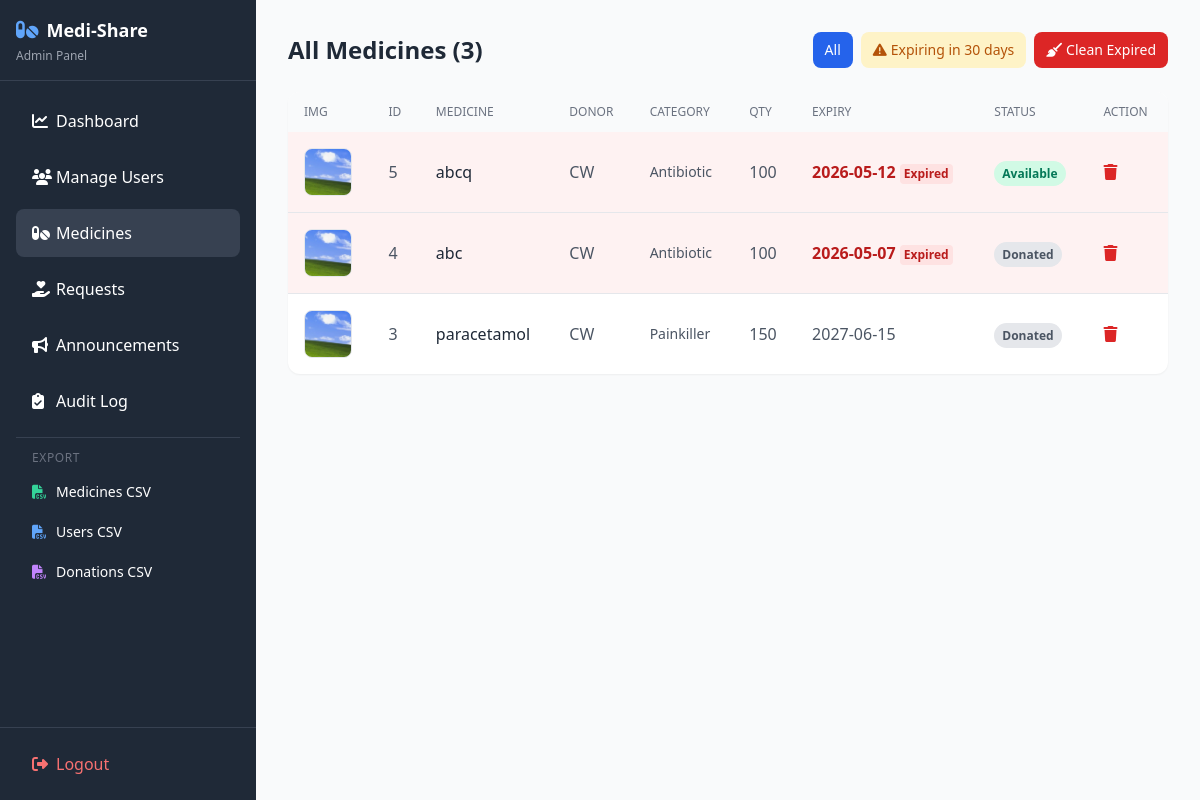
The app's page /admin/admin_medicines.php (signed in) with its own data.
### tables this page shows
CREATE TABLE `medicines` (
  `medicine_id` int(11) NOT NULL,
  `donor_id` int(11) NOT NULL,
  `medicine_name` varchar(150) NOT NULL,
  `expiry_date` date NOT NULL,
  `quantity_strips` int(11) NOT NULL,
  `category` enum('Antibiotic','Painkiller','Vitamin','Supplement','Other') NOT NULL DEFAULT 'Other',
  `image_path` varchar(255) DEFAULT NULL,
  `status` enum('available','requested','donated') DEFAULT 'available',
  `listed_at` timestamp NOT NULL DEFAULT current_timestamp()
);

CREATE TABLE `users` (
  `user_id` int(11) NOT NULL,
  `full_name` varchar(100) NOT NULL,
  `email` varchar(100) NOT NULL,
  `password` varchar(255) NOT NULL,
  `role` enum('donor','ngo','admin') DEFAULT 'donor',
  `contact_number` varchar(15) NOT NULL,
  `phone` varchar(20) DEFAULT NULL,
  `address` text NOT NULL,
  `is_verified` tinyint(4) NOT NULL DEFAULT 0,
  `created_at` timestamp NOT NULL DEFAULT current_timestamp()
);

### admin/admin_medicines.php (the view, shortened to what this page needs)
<?php
require_once '../db.php';
require_once '../helpers.php';
$expiry_filter = $_GET['expiry_filter'] ?? '';
$where = "1=1";
$per_page = 20;
$total = (int)$pdo->query("SELECT COUNT(*) as cnt FROM medicines m WHERE $where")->fetch()['cnt'];
$total_pages = max(1, ceil($total / $per_page));
$current_pg = max(1, min((int)($_GET['page'] ?? 1), $total_pages));
$offset = ($current_pg - 1) * $per_page;
$medicines = $pdo->query("SELECT m.medicine_id, m.medicine_name, m.expiry_date, m.quantity_strips, m.status, m.listed_at, m.image_path, m.category, u.full_name
    FROM medicines m JOIN users u ON m.donor_id = u.user_id WHERE $where ORDER BY m.listed_at DESC LIMIT $per_page OFFSET $offset")->fetchAll();
?>
<!DOCTYPE html>
<html lang="en">
<head>
    <script src="https://cdn.tailwindcss.com"></script>
    <link rel="stylesheet" href="https://cdnjs.cloudflare.com/ajax/libs/font-awesome/6.4.0/css/all.min.css">
</head>
<body class="bg-gray-50">
    <?php include 'admin_sidebar.php'; ?>
        <main class="flex-1 min-h-screen p-4 md:p-8">
            <div class="flex flex-col md:flex-row justify-between items-start md:items-center mb-6 gap-4">
                <h1 class="text-2xl font-bold text-gray-800">All Medicines (<?php echo $total; ?>)</h1>
                <div class="flex flex-wrap gap-2">
                    <a href="admin_medicines.php" class="px-3 py-2 <?php echo empty($expiry_filter) ? 'bg-blue-600 text-white' : 'bg-gray-200 text-gray-700'; ?> rounded-lg text-sm font-medium hover:opacity-80">All</a>
                    <a href="admin_medicines.php?expiry_filter=30days" class="px-3 py-2 <?php echo $expiry_filter === '30days' ? 'bg-amber-500 text-white' : 'bg-amber-100 text-amber-700'; ?> rounded-lg text-sm font-medium hover:opacity-80"><i class="fa-solid fa-triangle-exclamation mr-1"></i>Expiring in 30 days</a>
                    <form method="POST" class="inline"><?php csrf_field(); ?><input type="hidden" name="action" value="cleanup"><button type="submit" class="px-3 py-2 bg-red-600 text-white rounded-lg text-sm font-medium hover:bg-red-700" onclick="return confirm('Delete all expired?')"><i class="fa-solid fa-broom mr-1"></i>Clean Expired</button></form>
                </div>
            </div>
            <div class="hidden md:block bg-white rounded-xl shadow-sm overflow-hidden">
                <table class="w-full">
                    <thead class="bg-gray-50"><tr>
                        <th class="px-4 py-3 text-left text-xs font-medium text-gray-500 uppercase">Img</th>
                        <th class="px-4 py-3 text-left text-xs font-medium text-gray-500 uppercase">ID</th>
                        <th class="px-4 py-3 text-left text-xs font-medium text-gray-500 uppercase">Medicine</th>
                        <th class="px-4 py-3 text-left text-xs font-medium text-gray-500 uppercase">Donor</th>
                        <th class="px-4 py-3 text-left text-xs font-medium text-gray-500 uppercase">Category</th>
                        <th class="px-4 py-3 text-left text-xs font-medium text-gray-500 uppercase">Qty</th>
                        <th class="px-4 py-3 text-left text-xs font-medium text-gray-500 uppercase">Expiry</th>
                        <th class="px-4 py-3 text-left text-xs font-medium text-gray-500 uppercase">Status</th>
                        <th class="px-4 py-3 text-left text-xs font-medium text-gray-500 uppercase">Action</th>
                    </tr></thead>
                    <tbody class="divide-y divide-gray-200">
                        <?php if (count($medicines) > 0): ?>
                            <?php foreach ($medicines as $m): ?>
                                <?php $expiry_info = get_expiry_coding($m['expiry_date']); ?>
                                <tr class="hover:bg-gray-50 <?php echo $expiry_info['row_class']; ?>">
                                    <td class="px-4 py-4"><?php echo render_medicine_thumbnail($m['image_path'] ?? null, $m['medicine_name'], '..'); ?></td>
                                    <td class="px-4 py-4 text-gray-600"><?php echo (int)$m['medicine_id']; ?></td>
                                    <td class="px-4 py-4 text-gray-800 font-medium"><?php echo sanitize_output($m['medicine_name']); ?></td>
                                    <td class="px-4 py-4 text-gray-600"><?php echo sanitize_output($m['full_name']); ?></td>
                                    <td class="px-4 py-4 text-gray-600 text-sm"><?php echo sanitize_output($m['category'] ?? 'Other'); ?></td>
                                    <td class="px-4 py-4 text-gray-600"><?php echo (int)$m['quantity_strips']; ?></td>
                                    <td class="px-4 py-4 <?php echo $expiry_info['class']; ?>">
                                        <?php echo sanitize_output($m['expiry_date']); ?>
                                        <?php if ($expiry_info['label']): ?><span class="block text-xs <?php echo $expiry_info['badge']; ?> px-1 py-0.5 rounded mt-1 inline-block"><?php echo $expiry_info['label']; ?></span><?php endif; ?>
                                    </td>
                                    <td class="px-4 py-4"><?php echo render_status_badge($m['status']); ?></td>
                                    <td class="px-4 py-4">
                                        <form method="POST" class="inline"><button type="submit" class="text-red-600 hover:text-red-800" onclick="return confirm('Delete?')"><i class="fa-solid fa-trash"></i></button></form>
                                    </td>
                                </tr>
                            <?php endforeach; ?>
                        <?php else: ?><tr><td colspan="9" class="px-4 py-8 text-center text-gray-500">No medicines.</td></tr>
                        <?php endif; ?>
                    </tbody>
                </table>
            </div>
        </main>
    </div>
</body>
</html>

### helpers.php (shortened to what this page needs)
<?php
function sanitize_output($data) {
    return htmlspecialchars((string)$data, ENT_QUOTES, 'UTF-8');
}
    if (!empty($success)): ?>
    <?php endif;
function render_status_badge($status) {
    $status_lower = strtolower(trim($status));
    $colors = [
        'available'  => 'bg-emerald-100 text-emerald-700',
        'requested'  => 'bg-blue-100 text-blue-700',
        'donated'    => 'bg-gray-200 text-gray-600',
        'pending'    => 'bg-amber-100 text-amber-700',
        'approved'   => 'bg-emerald-100 text-emerald-700',
        'rejected'   => 'bg-red-100 text-red-700',
        'verified'   => 'bg-emerald-100 text-emerald-700',
        'unverified' => 'bg-amber-100 text-amber-700',
        'donor'      => 'bg-green-100 text-green-700',
        'ngo'        => 'bg-purple-100 text-purple-700',
        'admin'      => 'bg-gray-200 text-gray-700',
        'open'       => 'bg-blue-100 text-blue-700',
        'fulfilled'  => 'bg-emerald-100 text-emerald-700',
        'withdrawn'  => 'bg-gray-200 text-gray-500',
    ];
    $class = $colors[$status_lower] ?? 'bg-gray-100 text-gray-600';
    $label = ucfirst(str_replace('_', ' ', $status_lower));
    return '<span class="px-2 py-1 ' . $class . ' text-xs font-semibold rounded-full">' . sanitize_output($label) . '</span>';
}
function render_medicine_thumbnail($image_path, $medicine_name, $base_path = '..') {
    if (!empty($image_path) && file_exists(__DIR__ . '/uploads/' . $image_path)) {
        return '<img src="' . $base_path . '/uploads/' . sanitize_output($image_path) . '" alt="' . sanitize_output($medicine_name) . '" class="w-12 h-12 rounded-lg object-cover border border-gray-200">';
    }
    $initial = strtoupper(substr($medicine_name, 0, 1));
    $colors = ['bg-blue-100 text-blue-600', 'bg-emerald-100 text-emerald-600', 'bg-purple-100 text-purple-600', 'bg-amber-100 text-amber-600', 'bg-rose-100 text-rose-600'];
    $color = $colors[ord($initial) % count($colors)];
    return '<div class="w-12 h-12 rounded-lg ' . $color . ' flex items-center justify-center font-bold text-lg">' . sanitize_output($initial) . '</div>';
}
function get_expiry_coding($expiry_date) {
    $now = new DateTime('today');
    $expiry = new DateTime($expiry_date);
    $diff = $now->diff($expiry);
    $days = (int)$diff->format('%r%a');
    if ($days < 0) {
        return ['class' => 'text-red-700 font-bold', 'label' => 'Expired', 'row_class' => 'bg-red-50', 'badge' => 'bg-red-100 text-red-700'];
    } elseif ($days < 7) {
        return ['class' => 'text-red-600 font-semibold', 'label' => $days . 'd left', 'row_class' => 'bg-red-50', 'badge' => 'bg-red-100 text-red-700'];
    } elseif ($days <= 30) {
        return ['class' => 'text-amber-600 font-semibold', 'label' => $days . 'd left', 'row_class' => 'bg-amber-50', 'badge' => 'bg-amber-100 text-amber-700'];
    }
    return ['class' => 'text-gray-600', 'label' => '', 'row_class' => '', 'badge' => ''];
}
    ?>

### records on screen
medicines: image_path (picture), medicine_id "5", medicine_name "abcq", donor.full_name "CW", category "Antibiotic", quantity_strips "100", expiry_date "2026-05-12", expiry_date "Expired", status "Available"
medicines: image_path (picture), medicine_id "4", medicine_name "abc", donor.full_name "CW", category "Antibiotic", quantity_strips "100", expiry_date "2026-05-07", expiry_date "Expired", status "Donated"
medicines: image_path (picture), medicine_id "3", medicine_name "paracetamol", donor.full_name "CW", category "Painkiller", quantity_strips "150", expiry_date "2027-06-15", status "Donated"

### other values on screen
$total "3"
